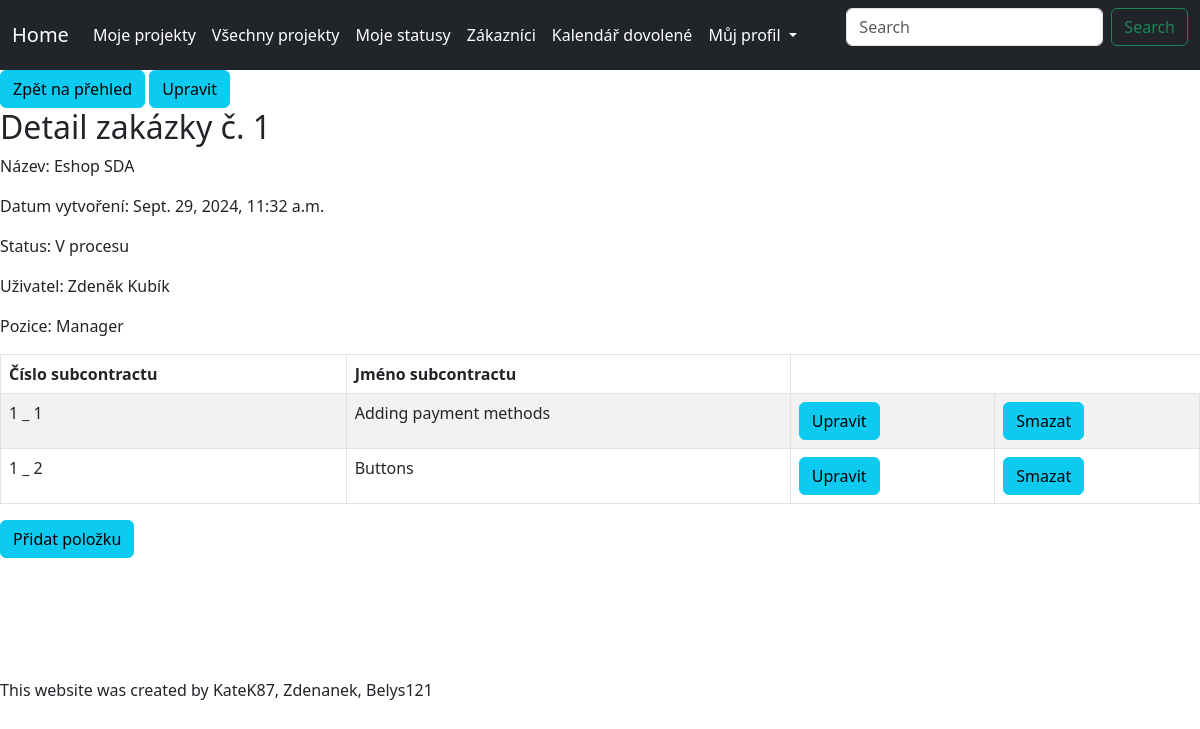
/contract/1/, run on an earlier commit of the app's database.
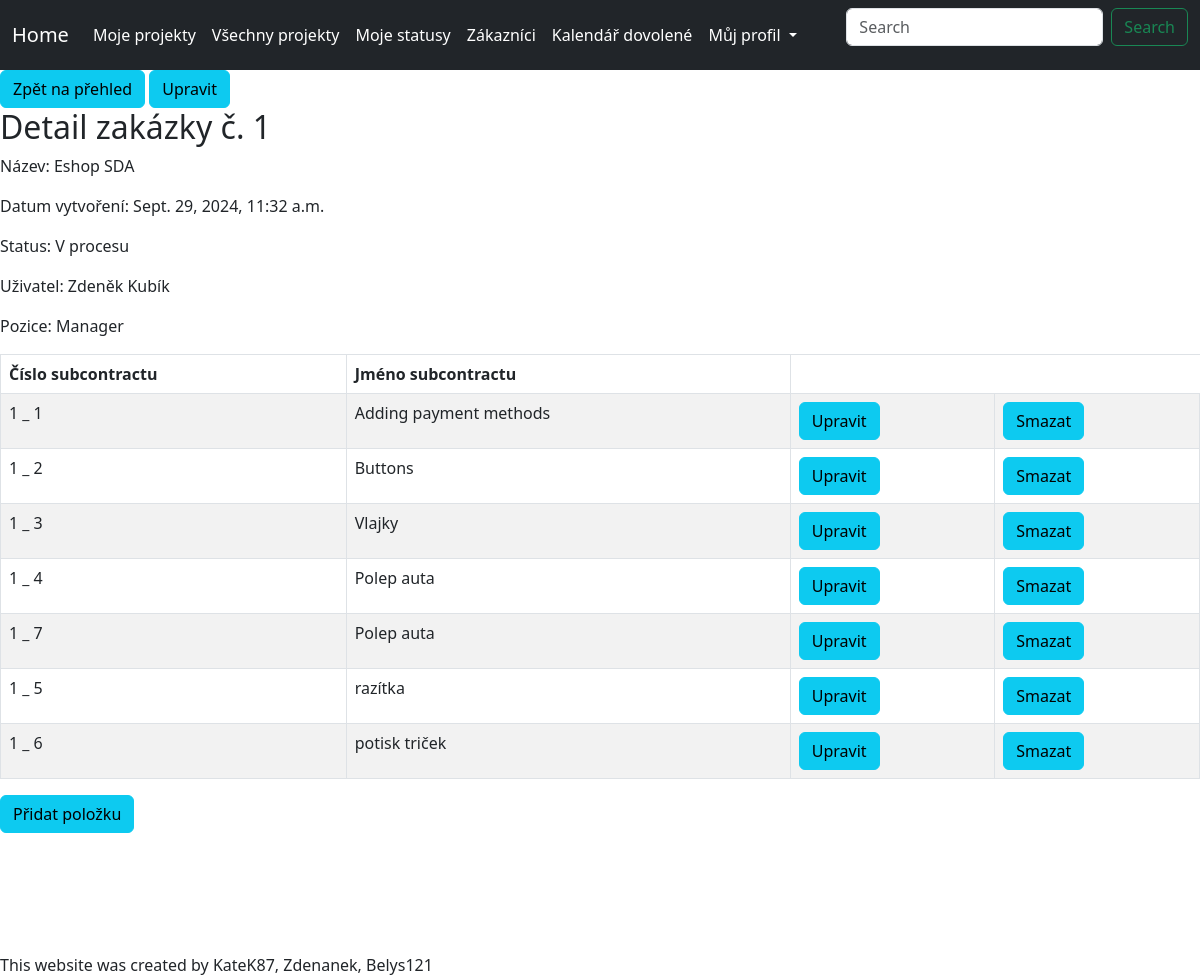
And on a later commit of the database.
### viewer/models.py (models this page shows, shortened)
class Contract(Model):
    contract_name = CharField(max_length=100)
    created = DateTimeField(auto_now_add=True)
    user = ForeignKey(User, on_delete=DO_NOTHING, default=1)    #TODO nevyplněno? výchozí user?
    customer = ForeignKey(Customer, on_delete=DO_NOTHING, default=1)    #TODO
    status_choices = [("0","V procesu"), ("1","Dokončeno"), ("2","Zrušeno")]
    status = CharField(max_length=64, choices=status_choices, default=status_choices[0])

class UserProfile(models.Model):
    user = models.OneToOneField(User, on_delete=models.CASCADE)
    position = models.ForeignKey(Position, on_delete=models.SET_NULL, null=True, blank=True)

class Position(models.Model):
    name = models.CharField(max_length=50)

class SubContract(Model):
    subcontract_name = CharField(max_length=128)
    created = DateTimeField(auto_now_add=True)
    contract = ForeignKey(Contract, related_name='subcontracts', on_delete=DO_NOTHING)
    subcontract_number = IntegerField(null=True, blank=True, default=1)
    class Meta:
        constraints = [
            UniqueConstraint(fields=["contract", "subcontract_number"], name="unique_subcontract_per_contract")
        ]

### viewer/views.py (the view)
# urls.py: path('contract/<int:contract_id>/', contract_detail, name='detail_contract'),
def contract_detail(request, contract_id):
    contract = get_object_or_404(Contract, id=contract_id)
    return render(request, 'detail_contract.html', {'contract': contract})

### viewer/templates/detail_contract.html (shortened to what this page needs)
{% load static %}
<html {% if LANGUAGE_CODE %}lang="{{ LANGUAGE_CODE }}" {% endif %}>
<head>
    <link rel="stylesheet" href="{% static 'style.css' %}">
    <link href="https://cdn.jsdelivr.net/npm/bootstrap@5.3.0/dist/css/bootstrap.min.css" rel="stylesheet">
</head>
<body>
    <nav class="navbar navbar-expand-lg navbar-dark bg-dark">
        <div class="container-fluid">
            <a class="navbar-brand" href="{% url 'homepage' %}">Home</a>
            <div class="collapse navbar-collapse" id="navbarSupportedContent">
                <ul class="navbar-nav me-auto mb-2 mb-lg-0">
                    <li class="nav-item">
                        <a class="nav-link" href="{% url 'navbar_contracts' %}">Moje projekty</a>
                    </li>
                    <li class="nav-item">
                        <a class="nav-link" href="{% url 'navbar_contracts_all' %}">Všechny projekty</a>
                    </li>
                    <li class="nav-item">
                        <a class="nav-link" href="{% url 'navbar_show_subcontracts' %}">Moje statusy</a>
                    </li>
                    <li class="nav-item">
                        <a class="nav-link" href="{% url 'navbar_customers' %}">Zákazníci</a>
                    </li>
                    <li class="nav-item">
                        <a class="nav-link" href="{% url 'homepage' %}">Kalendář dovolené</a>
                    </li>
                    <li class="nav-item dropdown">
                        <a class="nav-link dropdown-toggle" href="#" role="button" data-bs-toggle="dropdown" aria-expanded="false">
                            Můj profil
                        </a>
                    </li>
                </ul>
                <form class="d-flex" role="search">
                    <input class="form-control me-2" type="search" placeholder="Search" aria-label="Search">
                    <button class="btn btn-outline-success" type="submit">Search</button>
                </form>
                </div>
        </div>
    </nav>
    <a href="{% url 'navbar_contracts_all' %}" class="btn btn-info">Zpět na přehled</a>
    <a href="{% url 'contract_update' contract.pk %}" class="btn btn-info">Upravit</a>
<h2>Detail zakázky č. {{ contract.id }}</h2>
<p>Název: {{ contract.contract_name }}</p>
<p>Datum vytvoření: {{ contract.created }}</p>
<p>Status: {{ contract.get_status_display }}</p>
<p>Uživatel: {{ contract.user.first_name }} {{ contract.user.last_name }}</p>
{% if contract.user.userprofile.position %}
    <p>Pozice: {{ contract.user.userprofile.position.name }}</p>
{% else %}
    <p>Pozice: Žádná pozice</p>
{% endif %}
<table class="table table-striped table-bordered">
        <thead>
            <tr>
                <th>Číslo subcontractu</th>
                <th>Jméno subcontractu</th>
            </tr>
        </thead>
        <tbody>
            {% for subcontract in contract.subcontracts.all %}
            <tr>
                <td>{{ contract.pk }} _ {{subcontract.subcontract_number }}</td>
                <td>{{ subcontract.subcontract_name }}</td>
                <td><a href="{% url 'subcontract_update' subcontract.pk %}" class="btn btn-info">Upravit</a></td>
                <td><a href="{% url 'subcontract_delete' subcontract.pk %}" class="btn btn-info">Smazat</a></td>
            </tr>
            {% endfor %}
        </tbody>
    </table>
   <a href="{% url 'subcontract_create' contract.pk %}" class="btn btn-info"> Přidat položku </a>
    <br><br><br><br><br><br>
    {% block scripts %}
     This website was created by KateK87, Zdenanek, Belys121
    {% endblock %}
</body>
</html>

### viewer/static/style.css (style rules this page uses)
.navbar { background-color: #343a40; }
.navbar-brand, .nav-link { color: #ffffff !important; }

What changed in the data, as far as the page shows it:
added SubContract: {{ contract.pk }} "1", subcontract_number "3", subcontract_name "Vlajky"
added SubContract: {{ contract.pk }} "1", subcontract_number "4", subcontract_name "Polep auta"
added SubContract: {{ contract.pk }} "1", subcontract_number "7", subcontract_name "Polep auta"
added SubContract: {{ contract.pk }} "1", subcontract_number "5", subcontract_name "razítka"
added SubContract: {{ contract.pk }} "1", subcontract_number "6", subcontract_name "potisk triček"
